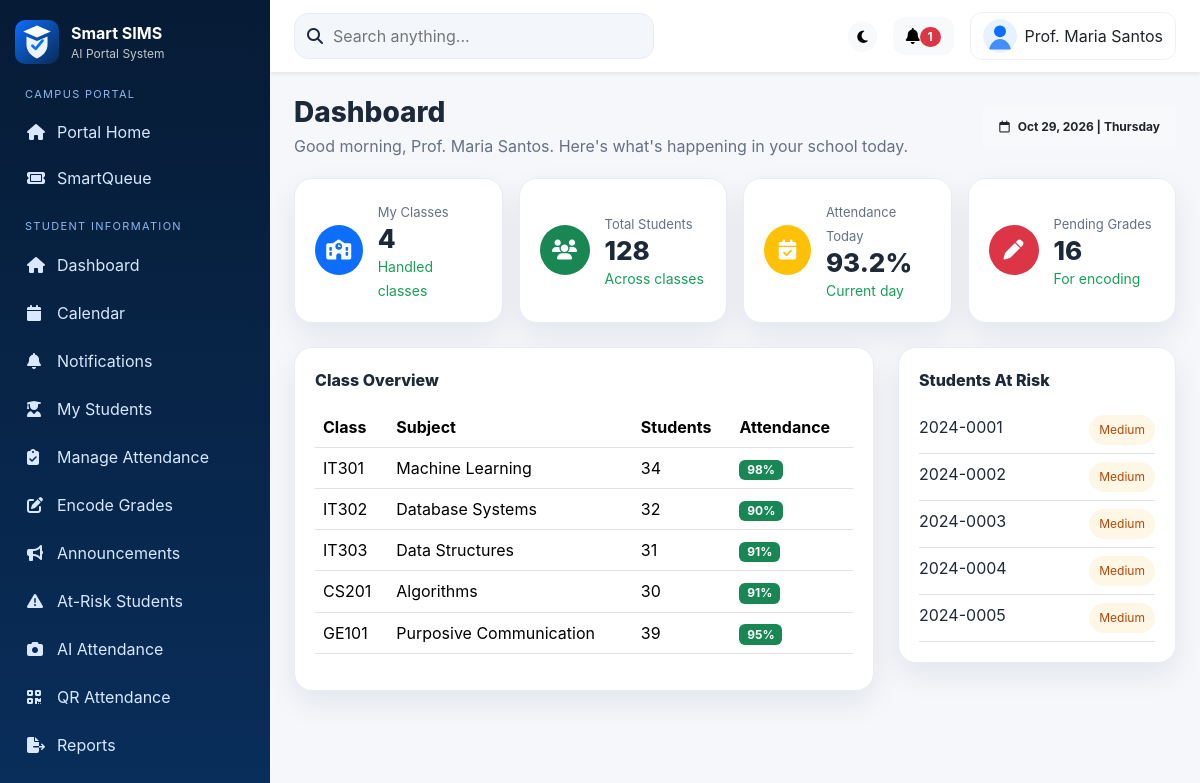
The app's page /dashboard.php (signed in) with its own data.
### tables this page shows
CREATE TABLE users (id INTEGER PRIMARY KEY AUTOINCREMENT, username TEXT UNIQUE NOT NULL, email TEXT UNIQUE, password_hash TEXT NOT NULL, role_id INTEGER NOT NULL, full_name TEXT NOT NULL, status TEXT DEFAULT 'Active', profile_pic TEXT DEFAULT 'default-avatar.svg', last_login TEXT, created_at TEXT DEFAULT CURRENT_TIMESTAMP, FOREIGN KEY(role_id) REFERENCES roles(id));

CREATE TABLE subjects (id INTEGER PRIMARY KEY AUTOINCREMENT, code TEXT UNIQUE NOT NULL, title TEXT NOT NULL, course_id INTEGER, year_level TEXT, units INTEGER DEFAULT 3, teacher_id INTEGER, created_at TEXT DEFAULT CURRENT_TIMESTAMP, FOREIGN KEY(course_id) REFERENCES courses(id));

CREATE TABLE students (id INTEGER PRIMARY KEY AUTOINCREMENT, user_id INTEGER UNIQUE, student_no TEXT UNIQUE NOT NULL, course_id INTEGER, section_id INTEGER, year_level TEXT, birthdate TEXT, gender TEXT, address TEXT, phone TEXT, gpa REAL DEFAULT 1.75, attendance_rate REAL DEFAULT 92.4, risk_level TEXT DEFAULT 'Low', created_at TEXT DEFAULT CURRENT_TIMESTAMP, FOREIGN KEY(user_id) REFERENCES users(id), FOREIGN KEY(course_id) REFERENCES courses(id), FOREIGN KEY(section_id) REFERENCES sections(id));

### bootstrap.php (called while the page is built, shortened)
<?php
function db(): PDO {
    static $pdo = null;
    if ($pdo === null) {
        $pdo = new PDO('sqlite:' . DB_PATH);
        $pdo->setAttribute(PDO::ATTR_ERRMODE, PDO::ERRMODE_EXCEPTION);
        $pdo->setAttribute(PDO::ATTR_DEFAULT_FETCH_MODE, PDO::FETCH_ASSOC);
        $pdo->exec('PRAGMA foreign_keys = ON');
    }
    return $pdo;
}
function e($value): string { return htmlspecialchars((string)$value, ENT_QUOTES, 'UTF-8'); }
function root_href(string $path=''): string { return '/sims/' . ltrim($path, '/'); }
function asset(string $path): string { return root_href('assets/' . ltrim($path, '/')); }
function current_user(): ?array { if (empty($_SESSION['user_id'])) return null; $stmt = db()->prepare('SELECT u.*, r.name AS role FROM users u JOIN roles r ON r.id=u.role_id WHERE u.id=?'); $stmt->execute([$_SESSION['user_id']]); return $stmt->fetch() ?: null; }
function rows(string $sql, array $params=[]): array { $st=db()->prepare($sql); $st->execute($params); return $st->fetchAll(); }
function scalar(string $sql, array $params=[]): mixed { $st=db()->prepare($sql); $st->execute($params); return $st->fetchColumn(); }
?>

### dashboard.php (the view, shortened to what this page needs)
<?php
require_once 'includes/layout.php'; require_login();
$user=current_user(); $role=$user['role'];
$attendanceWeek = [62,75,68,82,77,64,92.4];
$riskCounts = [ (int)scalar("SELECT COUNT(*) FROM students WHERE risk_level='High'"), (int)scalar("SELECT COUNT(*) FROM students WHERE risk_level='Medium'"), (int)scalar("SELECT COUNT(*) FROM students WHERE risk_level='Low'") ];
render_header($role . ' Dashboard');
?>
<div class="page-title"><div><h1>Dashboard</h1><p>Good morning, <?= e($user['full_name']) ?>. Here's what's happening in your school today.</p></div><div class="badge bg-light text-dark p-3"><i class="fa-regular fa-calendar me-2"></i><?= date('M d, Y | l') ?></div></div>
<?php if($role==='Admin'): ?>
<div class="row g-3 mb-4"><?php card_stat('Total Students', number_format(table_count('students')), 'fa-users', 'primary', '+12 this month'); card_stat('Total Teachers', number_format(table_count('teachers')), 'fa-chalkboard-user', 'success', '+4 this month'); card_stat('Attendance Rate', '92.4%', 'fa-user-check', 'warning', '+4.5% this week'); card_stat('Students At Risk', (string)array_sum(array_slice($riskCounts,0,2)), 'fa-user-xmark', 'danger', '-6 this week'); ?></div>
<div class="row g-4"><div class="col-xl-8"><div class="panel"><div class="panel-title">Attendance Overview <span class="small text-muted">This Week</span></div><canvas id="attendanceChart" height="105"></canvas></div></div><div class="col-xl-4"><div class="panel"><div class="panel-title">Students At Risk</div><canvas id="riskChart" height="190"></canvas></div></div></div>
<div class="row g-4"><div class="col-xl-4"><div class="panel"><div class="panel-title">AI Insights</div><p><i class="fa-solid fa-robot text-primary me-2"></i> <?= e(scalar("SELECT COUNT(*) FROM students WHERE risk_level='High'")) ?> students are at high risk. Immediate intervention is recommended.</p><p><i class="fa-solid fa-chart-line text-success me-2"></i> Attendance has improved compared to last month.</p><a href="modules/shared/predictive.php" class="btn btn-outline-primary btn-sm">View Details</a></div></div><div class="col-xl-4"><div class="panel"><div class="panel-title">Recent Activities</div><?php foreach(rows('SELECT l.*,u.full_name FROM activity_logs l LEFT JOIN users u ON u.id=l.user_id ORDER BY l.created_at DESC LIMIT 5') as $a): ?><div class="d-flex gap-2 border-bottom py-2"><i class="fa-solid fa-circle-info text-primary mt-1"></i><div><strong><?= e($a['action']) ?></strong><br><small class="text-muted"><?= e($a['details']) ?> • <?= e($a['created_at']) ?></small></div></div><?php endforeach; ?></div></div><div class="col-xl-4"><div class="panel"><div class="panel-title">Quick Actions</div><div class="d-grid gap-2"><a class="btn btn-outline-primary" href="modules/admin/manage.php?entity=students"><i class="fa-solid fa-user-plus me-2"></i>Add Student</a><a class="btn btn-outline-primary" href="modules/shared/attendance_ai.php"><i class="fa-solid fa-camera me-2"></i>Take AI Attendance</a><a class="btn btn-outline-primary" href="modules/shared/reports.php"><i class="fa-solid fa-file-export me-2"></i>Generate Report</a><a class="btn btn-outline-primary" href="modules/admin/settings.php"><i class="fa-solid fa-gears me-2"></i>System Settings</a></div></div></div></div>
<script>document.addEventListener('DOMContentLoaded',()=>{makeLineChart('attendanceChart',['Mon','Tue','Wed','Thu','Fri','Sat','Sun'],<?= json_encode($attendanceWeek) ?>,'Attendance');makeDoughnut('riskChart',['High','Medium','Low'],<?= json_encode($riskCounts) ?>);});</script>
<?php elseif($role==='Teacher'): ?>
<div class="row g-3 mb-4"><?php card_stat('My Classes','4','fa-school','primary','Handled classes'); card_stat('Total Students','128','fa-users','success','Across classes'); card_stat('Attendance Today','93.2%','fa-calendar-check','warning','Current day'); card_stat('Pending Grades','16','fa-pen','danger','For encoding'); ?></div>
<div class="row g-4"><div class="col-lg-8"><div class="panel"><div class="panel-title">Class Overview</div><table class="table"><thead><tr><th>Class</th><th>Subject</th><th>Students</th><th>Attendance</th></tr></thead><tbody><?php foreach(rows('SELECT s.code,s.title,sec.name FROM subjects s LEFT JOIN sections sec ON sec.id=s.course_id LIMIT 5') as $c): ?><tr><td><?= e($c['code']) ?></td><td><?= e($c['title']) ?></td><td><?= rand(28,40) ?></td><td><span class="badge bg-success"><?= rand(86,98) ?>%</span></td></tr><?php endforeach; ?></tbody></table></div></div><div class="col-lg-4"><div class="panel"><div class="panel-title">Students At Risk</div><?php foreach(rows("SELECT * FROM students WHERE risk_level IN ('High','Medium') LIMIT 5") as $s): ?><div class="d-flex justify-content-between border-bottom py-2"><span><?= e($s['student_no']) ?></span><span class="badge-soft risk-<?= e($s['risk_level']) ?>"><?= e($s['risk_level']) ?></span></div><?php endforeach; ?></div></div></div>
<?php endif; render_footer(); ?>

### includes/layout.php (shortened to what this page needs)
<?php
require_once __DIR__ . '/../bootstrap.php';
function render_header(string $title='Dashboard'): void {
    $user = current_user();
    $role = $user['role'] ?? 'Guest';
    $unread = $user ? scalar('SELECT COUNT(*) FROM notifications WHERE (user_id=? OR user_id IS NULL) AND is_read=0', [$user['id']]) : 0;
?>
<!doctype html>
<html lang="en">
<head>
    <link href="/sims/assets/css/bootstrap.min.css" rel="stylesheet">
    <link href="/sims/assets/css/fontawesome.min.css" rel="stylesheet">
    <link href="<?= asset('css/style.css') ?>" rel="stylesheet">
</head>
<body>
<div class="app-shell">
<?php render_sidebar($role); ?>
<main class="main-content">
    <nav class="topbar shadow-sm">
        <div class="search-box d-none d-md-flex"><i class="fa-solid fa-search"></i><input id="globalSearch" placeholder="Search anything..."></div>
        <div class="ms-auto d-flex align-items-center gap-3">
            <button class="btn btn-sm btn-light rounded-pill" id="darkModeToggle"><i class="fa-solid fa-moon"></i></button>
            <div class="dropdown">
                <button class="btn btn-light position-relative" data-bs-toggle="dropdown"><i class="fa-solid fa-bell"></i><?php if($unread): ?><span class="badge rounded-pill bg-danger bell-badge"><?= e($unread) ?></span><?php endif; ?></button>
            </div>
            <div class="dropdown">
                <button class="btn user-chip" data-bs-toggle="dropdown"><img src="<?= asset('images/' . ($user['profile_pic'] ?? 'default-avatar.svg')) ?>" onerror="this.src='<?= asset('images/default-avatar.svg') ?>'"> <span><?= e($user['full_name'] ?? 'Guest') ?></span></button>
            </div>
        </div>
    </nav>
    <div class="page-body">
<?php }
function render_sidebar(string $role): void {
    $baseLinks = [ ['dashboard.php','fa-house','Dashboard'], ['modules/shared/calendar.php','fa-calendar','Calendar'], ['modules/shared/notifications.php','fa-bell','Notifications'] ];
    $links = $baseLinks;
    if ($role === 'Admin') {
        $links = array_merge($links, [
            ['modules/admin/manage.php?entity=students','fa-user-graduate','Students'],
            ['modules/admin/manage.php?entity=teachers','fa-chalkboard-user','Teachers'],
            ['modules/admin/manage.php?entity=parents','fa-users','Parents'],
            ['modules/admin/manage.php?entity=courses','fa-layer-group','Courses'],
            ['modules/admin/manage.php?entity=subjects','fa-book','Subjects'],
            ['modules/admin/manage.php?entity=sections','fa-diagram-project','Sections'],
            ['modules/admin/manage.php?entity=school_years','fa-school','School Years'],
            ['modules/admin/manage.php?entity=users','fa-user-shield','Users & Roles'],
            ['modules/admin/manage.php?entity=announcements','fa-bullhorn','Announcements'],
            ['modules/shared/attendance_ai.php','fa-camera','AI Attendance'],
            ['modules/shared/qr_attendance.php','fa-qrcode','QR Attendance'],
            ['modules/shared/predictive.php','fa-chart-line','Predictive Analytics'],
            ['modules/shared/reports.php','fa-file-export','Reports'],
            ['modules/admin/backup.php','fa-database','Backup Database'],
            ['modules/admin/restore.php','fa-upload','Restore Database'],
            ['modules/admin/logs.php','fa-clock-rotate-left','Activity Logs'],
            ['modules/admin/settings.php','fa-gear','Settings']
        ]);
    } elseif ($role === 'Teacher') {
        $links = array_merge($links, [
            ['modules/teacher/students.php','fa-user-graduate','My Students'],
            ['modules/teacher/attendance.php','fa-clipboard-check','Manage Attendance'],
            ['modules/teacher/grades.php','fa-pen-to-square','Encode Grades'],
            ['modules/teacher/announcements.php','fa-bullhorn','Announcements'],
            ['modules/teacher/at_risk.php','fa-triangle-exclamation','At-Risk Students'],
            ['modules/shared/attendance_ai.php','fa-camera','AI Attendance'],
            ['modules/shared/qr_attendance.php','fa-qrcode','QR Attendance'],
            ['modules/shared/reports.php','fa-file-export','Reports']
        ]);
    } elseif ($role === 'Parent') {
        $links = array_merge($links, [
            ['modules/parent/monitor.php','fa-child','Student Monitoring'],
            ['modules/shared/reports.php','fa-file-export','Reports']
        ]);
    }
?>
<aside class="sidebar" id="sidebar">
    <a class="brand" href="<?= root_href('dashboard.php') ?>"><img src="<?= asset('images/logo.svg') ?>" alt="Smart SIMS"><div><strong>Smart SIMS</strong><span>AI Portal System</span></div></a>
    <div class="side-section">Campus Portal</div>
    <a class="nav-link" href="/portal"><i class="fa-solid fa-house"></i> Portal Home</a>
    <a class="nav-link" href="<?= $role === 'Admin' ? '/Admin/Dashboard' : '/Queue/GetTicket' ?>"><i class="fa-solid fa-ticket"></i> SmartQueue</a>
    <div class="side-section">Student Information</div>
    <ul class="nav flex-column">
        <?php foreach($links as $l): ?>
        <li class="nav-item"><a class="nav-link" href="<?= e(root_href($l[0])) ?>"><i class="fa-solid <?= e($l[1]) ?>"></i><span><?= e($l[2]) ?></span></a></li>
        <?php endforeach; ?>
    </ul>
</aside>
<?php }
function render_footer(): void { ?>
    </div>
</main>
</div>
</body>
</html>
<?php }
function card_stat(string $title, string $value, string $icon, string $class='primary', string $sub=''): void { ?>
<div class="col-sm-6 col-xl-3"><div class="stat-card"><div class="stat-icon bg-<?= e($class) ?>"><i class="fa-solid <?= e($icon) ?>"></i></div><div><span><?= e($title) ?></span><h3><?= e($value) ?></h3><small><?= e($sub) ?></small></div></div></div>
<?php }
?>

### assets/css/style.css (style rules this page uses)
:root { --blue:#0d6efd;--darkblue:#062b55;--navy:#071a2f;--bg:#f5f7fb;--card:#fff;--text:#1d2939;--muted:#667085;--border:#e8edf5;--shadow:0 12px 30px rgba(16,24,40,.08) }
* { box-sizing:border-box }
body { font-family:Inter,system-ui,-apple-system,"Segoe UI",Arial,sans-serif;background:var(--bg);color:var(--text);margin:0 }
.app-shell { display:flex;min-height:100vh }
.sidebar { width:270px;background:linear-gradient(180deg,#061b35,#092e5b);color:white;position:fixed;inset:0 auto 0 0;padding:20px 15px;z-index:50;overflow-y:auto;transition:.25s }
.brand { display:flex;gap:12px;align-items:center;color:white;text-decoration:none;margin-bottom:22px }
.brand img { width:44px;height:44px }
.brand span { display:block;font-size:12px;opacity:.75 }
.side-section { font-size:11px;text-transform:uppercase;letter-spacing:.12em;color:#8db7ea;margin:18px 10px 7px }
.sidebar .nav-link { color:#d9e8ff;border-radius:12px;padding:10px 12px;margin:2px 0;display:flex;gap:12px;align-items:center }
.sidebar .nav-link i { width:18px }
.main-content { margin-left:270px;width:calc(100% - 270px) }
.topbar { height:72px;background:#fff;display:flex;align-items:center;padding:0 24px;position:sticky;top:0;z-index:20 }
.page-body { padding:24px }
.search-box { width:360px;background:#f3f6fb;border:1px solid #e7ecf4;border-radius:14px;align-items:center;padding:0 12px }
.search-box input { border:0;background:transparent;outline:0;padding:10px;width:100% }
.bell-badge { position:absolute;top:0;right:0 }
.user-chip { display:flex;align-items:center;gap:8px;border:1px solid #edf0f6;border-radius:999px;background:#fff }
.user-chip img { width:34px;height:34px;border-radius:50% }
.page-title { display:flex;align-items:center;justify-content:space-between;gap:16px;margin-bottom:20px }
.page-title h1 { font-size:28px;font-weight:800;margin:0 }
.page-title p { color:var(--muted);margin:4px 0 0 }
.stat-card,.panel { background:var(--card);border:1px solid var(--border);border-radius:18px;box-shadow:var(--shadow) }
.stat-card { display:flex;gap:15px;align-items:center;padding:20px;height:100% }
.stat-icon { width:50px;height:50px;border-radius:50%;display:flex;align-items:center;justify-content:center;color:white;font-size:20px }
.stat-card span { color:var(--muted);font-size:13px }
.stat-card h3 { font-size:26px;font-weight:800;margin:0 }
.stat-card small { color:#18a058 }
.panel { padding:20px;margin-bottom:20px }
.panel-title { font-weight:800;margin-bottom:15px;display:flex;align-items:center;justify-content:space-between }
.table { vertical-align:middle }
.badge-soft { padding:6px 10px;border-radius:20px;font-size:12px }
.risk-Medium { background:#fff7e6;color:#b54708 }
.btn { border-radius:12px }

### records on screen
users: profile_pic (placeholder picture), full_name "Prof. Maria Santos"
subjects: code "IT301", title "Machine Learning"
subjects: code "IT302", title "Database Systems"
subjects: code "IT303", title "Data Structures"
subjects: code "CS201", title "Algorithms"
subjects: code "GE101", title "Purposive Communication"
students: student_no "2024-0001", risk_level "Medium"
students: student_no "2024-0002", risk_level "Medium"
students: student_no "2024-0003", risk_level "Medium"
students: student_no "2024-0004", risk_level "Medium"
students: student_no "2024-0005", risk_level "Medium"

### other values on screen
$l[2] "Dashboard"
$l[2] "Calendar"
$l[2] "Notifications"
$l[2] "My Students"
$l[2] "Manage Attendance"
$l[2] "Encode Grades"
$l[2] "Announcements"
$l[2] "At-Risk Students"
$l[2] "AI Attendance"
$l[2] "QR Attendance"
$l[2] "Reports"
$unread "1"
$title "My Classes Total Students Attendance Today Pending Grades"
$value "4 128 93.2% 16"
$sub "Handled classes Across classes Current day For encoding"
